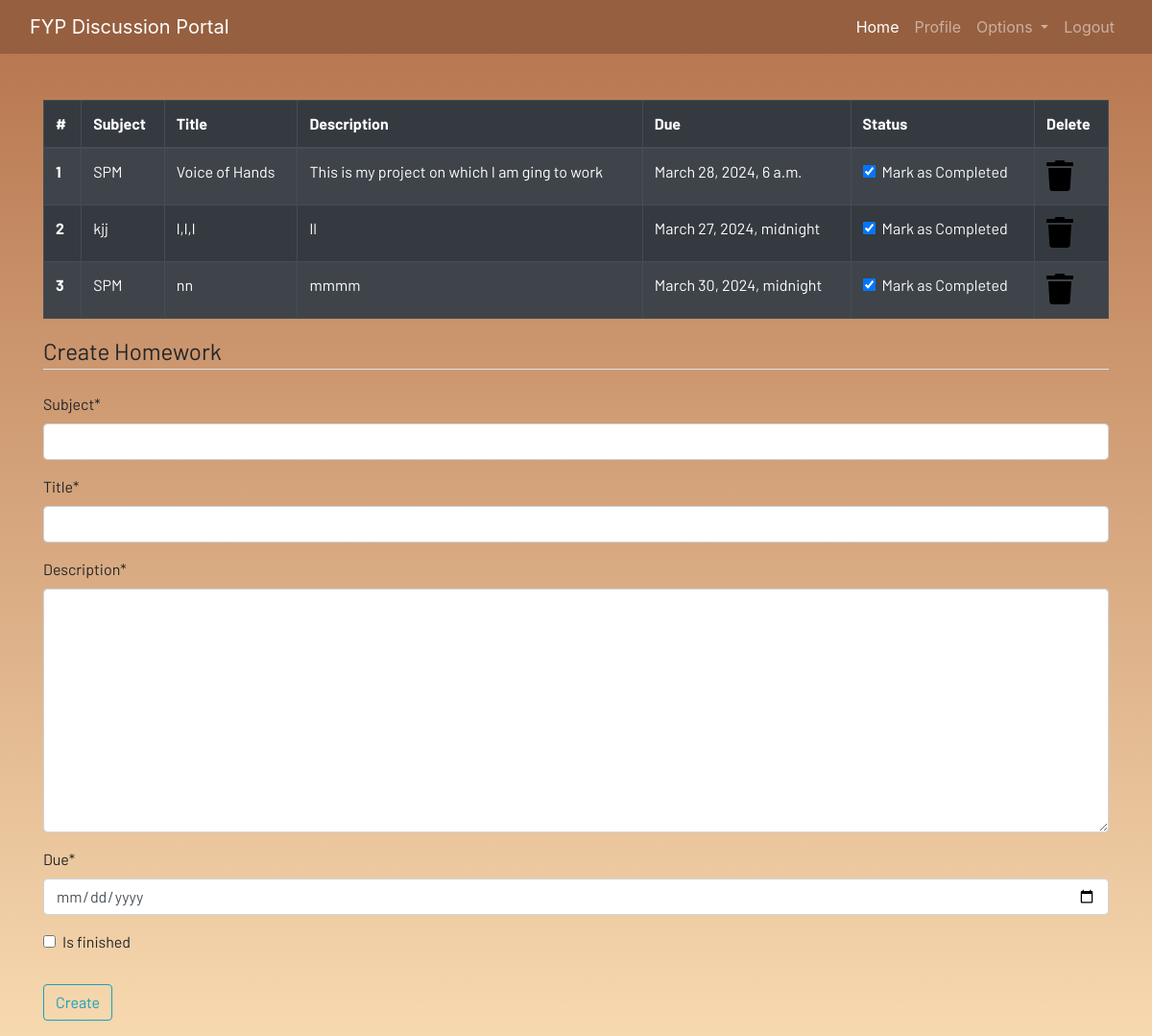
The app's page /homework (signed in), older data.
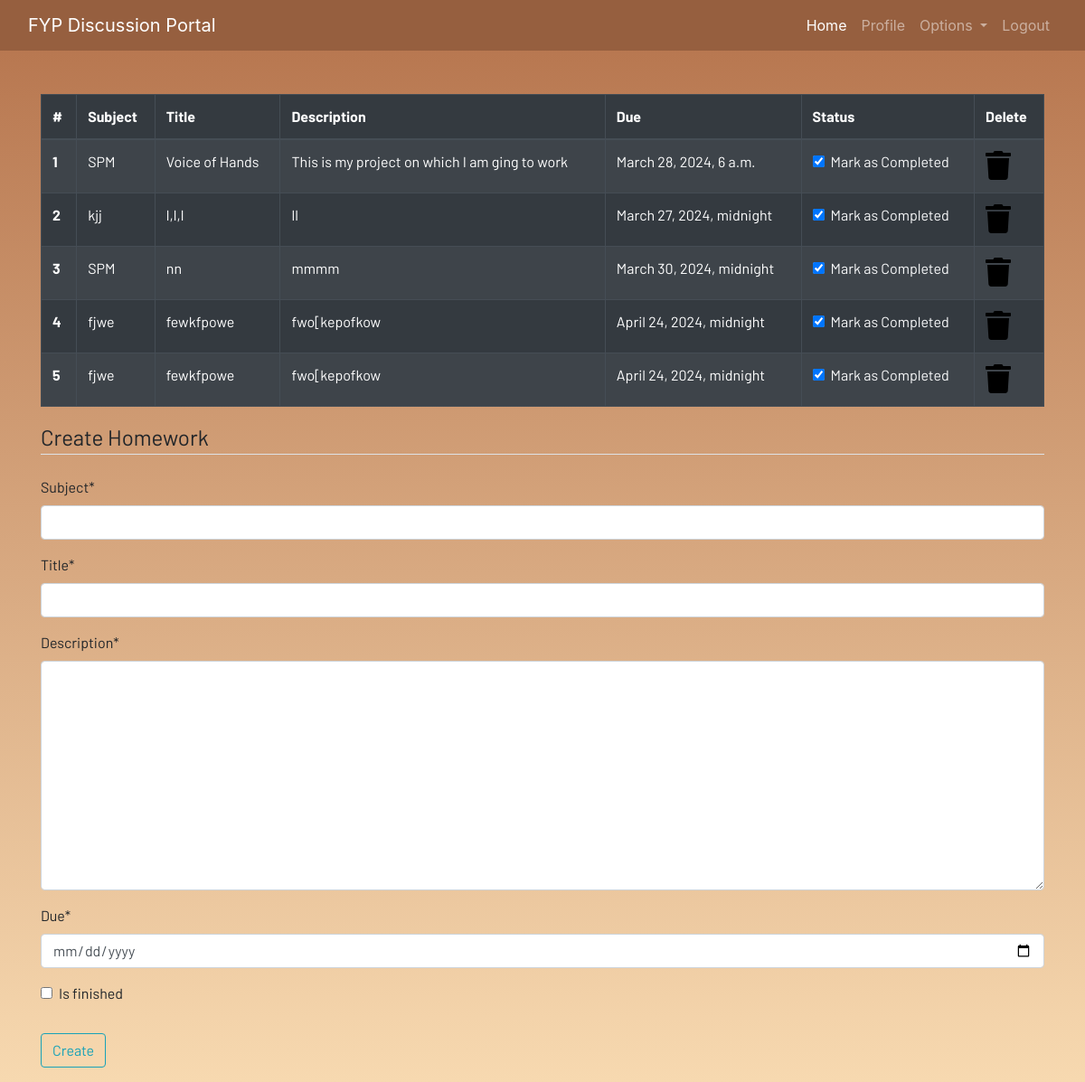
The same page, newer data.
### dashboard/models.py (models this page shows, shortened)
class Homework(models.Model):
    user=models.ForeignKey(User,on_delete=models.CASCADE)
    title=models.CharField(max_length=200)
    subject=models.CharField(max_length=200)
    description=models.TextField()
    due=models.DateTimeField()
    is_finished=models.BooleanField(default=False)

### dashboard/views.py (the view)
# urls.py: path('homework',views.homework, name="homework"),
@login_required
def homework(request):
    if request.method == "POST":
        form=HomeworkForm(request.POST)
        if form.is_valid():
            try:
                finished=request.POST['is_finished']
                if finished=='on':
                    finished=True
                else:
                    finished=False
            except:
                finished=False
            homework=Homework(
                user=request.user,
                subject=request.POST['subject'],
                title=request.POST['title'],
                description=request.POST['description'],
                due=request.POST['due'],
                is_finished=finished
            )
            homework.save()
            messages.success(request,f"Homework  added from {request.user.username} successfully")
    else:
        form=HomeworkForm()
    homework=Homework.objects.filter(user=request.user)
    if len(homework) == 0:
        homework_done = True
    else:
        homework_done = False
    context={
        'homeworks':homework, 'homework_done':homework_done,'form':form
    }
    return render(request,'dashboard/homework.html',context)

### dashboard/forms.py
class HomeworkForm(forms.ModelForm):
    class Meta:
        model=Homework
        widgets={'due':DateInput()}
        fields =['subject','title','description','due','is_finished']

### dashboard/templates/dashboard/homework.html (shortened to what this page needs)
{% extends 'dashboard/base.html' %} {% load static %} {% block content %}
{% load crispy_forms_tags %}
<div class="container">
  {% if not homework_done %}
  <table class="table table-striped table-bordered table-hover table-dark">
    <thead>
      <tr>
        <th scope="col">#</th>
        <th scope="col">Subject</th>
        <th scope="col">Title</th>
        <th scope="col">Description</th>
        <th scope="col">Due</th>
        <th scope="col">Status</th>
        <th scope="col">Delete</th>
      </tr>
    </thead>
    <tbody>
      {% for homework in homeworks %}
      <tr>
        <th scope="row">{{forloop.counter}}</th>
        <td>{{homework.subject}}</td>
        <td>{{homework.title}}</td>
        <td>{{homework.description}}</td>
        <td>{{homework.due}}</td>
        <td>
          <a href="{% url "update_homework" homework.id %}">
            <div class="form-check">
              {% if homework.is_finished == True %}
              <input
                class="form-check-input"
                type="checkbox"
                value=""
                checked
              />{% else %}
              <input class="form-check-input" type="checkbox" value="" />
              {% endif %}
              <label class="form-check-label text-light" for="flexCheckDefault">
                Mark as Completed
              </label>
            </div>
          </a>
        </td>
        <td>
          <a href="{% url "delete_homework" homework.id %}"><i class="fa fa-trash fa-2x"></i></a>
        </td>
      </tr>
      {% endfor %}
    </tbody>
  </table>
  {% else %}
  <h4>All homeworks are completed!! Create to have more!!</h4>
  {% endif %}
</div>
<div class="container">
  <form method="POST">
    <fieldset class="form-group">
      <legend class="border-bottom mb-4">Create Homework</legend>
      {{form |crispy}}
    </fieldset>
    <div class="form-group">
      <button href="" class="btn btn-outline-info" type="submit">Create</button>
    </div>
  </form>
</div>
{% endblock content %}

Row changes from the older to the newer data that the page shows:
added Homework: subject "fjwe", title "fewkfpowe", description "fwo[kepofkow", due "April 24, 2024, midnight"
added Homework: subject "fjwe", title "fewkfpowe", description "fwo[kepofkow", due "April 24, 2024, midnight"
